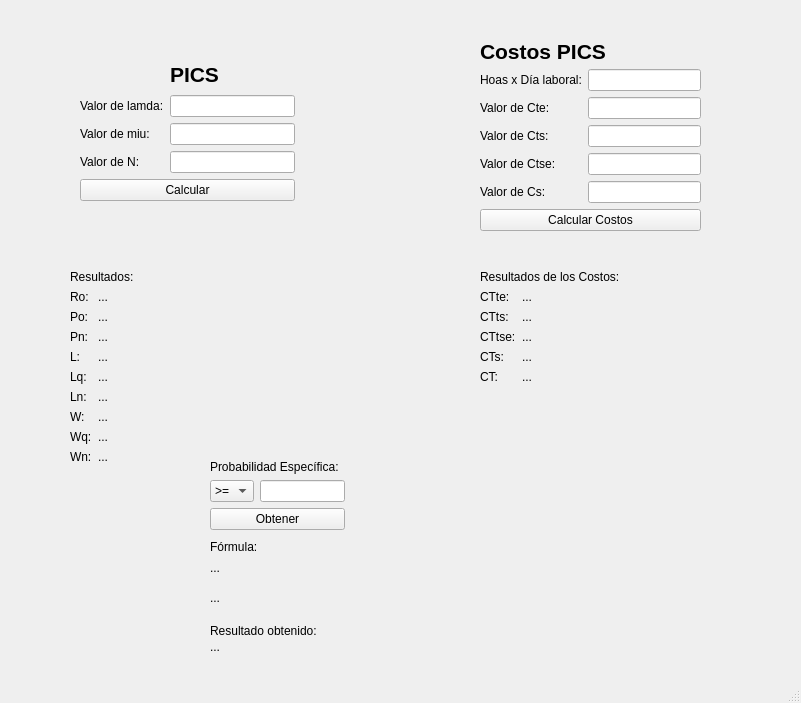
<?xml version="1.0" encoding="UTF-8"?>
<ui version="4.0">
 <class>MainWindow</class>
 <widget class="QMainWindow" name="MainWindow">
  <property name="geometry">
   <rect>
    <x>0</x>
    <y>0</y>
    <width>801</width>
    <height>703</height>
   </rect>
  </property>
  <property name="windowTitle">
   <string>PICS</string>
  </property>
  <widget class="QWidget" name="centralwidget">
   <widget class="QWidget" name="layoutWidget">
    <property name="geometry">
     <rect>
      <x>80</x>
      <y>60</y>
      <width>215</width>
      <height>141</height>
     </rect>
    </property>
    <layout class="QGridLayout" name="gridLayout">
     <item row="4" column="0" colspan="2">
      <widget class="QPushButton" name="PS_Calcular">
       <property name="text">
        <string>Calcular</string>
       </property>
      </widget>
     </item>
     <item row="3" column="0">
      <widget class="QLabel" name="label_5">
       <property name="text">
        <string>Valor de N:</string>
       </property>
      </widget>
     </item>
     <item row="1" column="0">
      <widget class="QLabel" name="label_3">
       <property name="text">
        <string>Valor de lamda:</string>
       </property>
      </widget>
     </item>
     <item row="2" column="1">
      <widget class="QLineEdit" name="TXT_Miu"/>
     </item>
     <item row="3" column="1">
      <widget class="QLineEdit" name="TXT_N"/>
     </item>
     <item row="0" column="1">
      <widget class="QLabel" name="label">
       <property name="font">
        <font>
         <pointsize>16</pointsize>
         <weight>75</weight>
         <bold>true</bold>
        </font>
       </property>
       <property name="text">
        <string>PICS</string>
       </property>
      </widget>
     </item>
     <item row="1" column="1">
      <widget class="QLineEdit" name="TXT_Landa"/>
     </item>
     <item row="2" column="0">
      <widget class="QLabel" name="label_2">
       <property name="text">
        <string>Valor de miu:</string>
       </property>
      </widget>
     </item>
    </layout>
   </widget>
   <widget class="QWidget" name="layoutWidget_2">
    <property name="geometry">
     <rect>
      <x>480</x>
      <y>40</y>
      <width>221</width>
      <height>191</height>
     </rect>
    </property>
    <layout class="QFormLayout" name="formLayout">
     <item row="0" column="0" colspan="2">
      <widget class="QLabel" name="label_17">
       <property name="font">
        <font>
         <pointsize>16</pointsize>
         <weight>75</weight>
         <bold>true</bold>
        </font>
       </property>
       <property name="text">
        <string>Costos PICS</string>
       </property>
      </widget>
     </item>
     <item row="1" column="0">
      <widget class="QLabel" name="label_28">
       <property name="text">
        <string>Hoas x Día laboral:</string>
       </property>
      </widget>
     </item>
     <item row="2" column="0">
      <widget class="QLabel" name="label_18">
       <property name="text">
        <string>Valor de Cte:</string>
       </property>
      </widget>
     </item>
     <item row="2" column="1">
      <widget class="QLineEdit" name="TXT_Cte"/>
     </item>
     <item row="3" column="0">
      <widget class="QLabel" name="label_19">
       <property name="text">
        <string>Valor de Cts:</string>
       </property>
      </widget>
     </item>
     <item row="3" column="1">
      <widget class="QLineEdit" name="TXT_Cts"/>
     </item>
     <item row="4" column="0">
      <widget class="QLabel" name="label_26">
       <property name="text">
        <string>Valor de Ctse:</string>
       </property>
      </widget>
     </item>
     <item row="4" column="1">
      <widget class="QLineEdit" name="TXT_Ctse"/>
     </item>
     <item row="6" column="0" colspan="2">
      <widget class="QPushButton" name="pushButton">
       <property name="text">
        <string>Calcular Costos</string>
       </property>
      </widget>
     </item>
     <item row="1" column="1">
      <widget class="QLineEdit" name="TXT_Horas"/>
     </item>
     <item row="5" column="0">
      <widget class="QLabel" name="label_29">
       <property name="text">
        <string>Valor de Cs:</string>
       </property>
      </widget>
     </item>
     <item row="5" column="1">
      <widget class="QLineEdit" name="TXT_Cs"/>
     </item>
    </layout>
   </widget>
   <widget class="QLabel" name="RespuestaProbabilidad">
    <property name="geometry">
     <rect>
      <x>210</x>
      <y>640</y>
      <width>47</width>
      <height>13</height>
     </rect>
    </property>
    <property name="text">
     <string>...</string>
    </property>
   </widget>
   <widget class="QWidget" name="layoutWidget_3">
    <property name="geometry">
     <rect>
      <x>210</x>
      <y>460</y>
      <width>135</width>
      <height>70</height>
     </rect>
    </property>
    <layout class="QGridLayout" name="gridLayout_2">
     <item row="0" column="0" colspan="2">
      <widget class="QLabel" name="label_24">
       <property name="text">
        <string>Probabilidad Específica:</string>
       </property>
      </widget>
     </item>
     <item row="1" column="0">
      <widget class="QComboBox" name="comboBox">
       <item>
        <property name="text">
         <string>&gt;=</string>
        </property>
       </item>
       <item>
        <property name="text">
         <string>&lt;=</string>
        </property>
       </item>
      </widget>
     </item>
     <item row="1" column="1">
      <widget class="QLineEdit" name="TXT_Num"/>
     </item>
     <item row="2" column="0" colspan="2">
      <widget class="QPushButton" name="pushButton_2">
       <property name="text">
        <string>Obtener</string>
       </property>
      </widget>
     </item>
    </layout>
   </widget>
   <widget class="QWidget" name="layoutWidget_4">
    <property name="geometry">
     <rect>
      <x>70</x>
      <y>270</y>
      <width>121</width>
      <height>211</height>
     </rect>
    </property>
    <layout class="QFormLayout" name="formLayout_2">
     <item row="0" column="0" colspan="2">
      <widget class="QLabel" name="label_6">
       <property name="palette">
        <palette>
         <active>
          <colorrole role="WindowText">
           <brush brushstyle="SolidPattern">
            <color alpha="255">
             <red>0</red>
             <green>0</green>
             <blue>0</blue>
            </color>
           </brush>
          </colorrole>
          <colorrole role="Button">
           <brush brushstyle="SolidPattern">
            <color alpha="255">
             <red>236</red>
             <green>0</green>
             <blue>0</blue>
            </color>
           </brush>
          </colorrole>
          <colorrole role="Light">
           <brush brushstyle="SolidPattern">
            <color alpha="255">
             <red>255</red>
             <green>99</green>
             <blue>99</blue>
            </color>
           </brush>
          </colorrole>
          <colorrole role="Midlight">
           <brush brushstyle="SolidPattern">
            <color alpha="255">
             <red>245</red>
             <green>49</green>
             <blue>49</blue>
            </color>
           </brush>
          </colorrole>
          <colorrole role="Dark">
           <brush brushstyle="SolidPattern">
            <color alpha="255">
             <red>118</red>
             <green>0</green>
             <blue>0</blue>
            </color>
           </brush>
          </colorrole>
          <colorrole role="Mid">
           <brush brushstyle="SolidPattern">
            <color alpha="255">
             <red>157</red>
             <green>0</green>
             <blue>0</blue>
            </color>
           </brush>
          </colorrole>
          <colorrole role="Text">
           <brush brushstyle="SolidPattern">
            <color alpha="255">
             <red>0</red>
             <green>0</green>
             <blue>0</blue>
            </color>
           </brush>
          </colorrole>
          <colorrole role="BrightText">
           <brush brushstyle="SolidPattern">
            <color alpha="255">
             <red>255</red>
             <green>255</green>
             <blue>255</blue>
            </color>
           </brush>
          </colorrole>
          <colorrole role="ButtonText">
           <brush brushstyle="SolidPattern">
            <color alpha="255">
             <red>0</red>
             <green>0</green>
             <blue>0</blue>
            </color>
           </brush>
          </colorrole>
          <colorrole role="Base">
           <brush brushstyle="SolidPattern">
            <color alpha="255">
             <red>255</red>
             <green>255</green>
             <blue>255</blue>
            </color>
           </brush>
          </colorrole>
          <colorrole role="Window">
           <brush brushstyle="SolidPattern">
            <color alpha="255">
             <red>236</red>
             <green>0</green>
             <blue>0</blue>
            </color>
           </brush>
          </colorrole>
          <colorrole role="Shadow">
           <brush brushstyle="SolidPattern">
            <color alpha="255">
             <red>0</red>
             <green>0</green>
             <blue>0</blue>
            </color>
           </brush>
          </colorrole>
          <colorrole role="AlternateBase">
           <brush brushstyle="SolidPattern">
            <color alpha="255">
             <red>245</red>
             <green>127</green>
             <blue>127</blue>
            </color>
           </brush>
          </colorrole>
          <colorrole role="ToolTipBase">
           <brush brushstyle="SolidPattern">
            <color alpha="255">
             <red>255</red>
             <green>255</green>
             <blue>220</blue>
            </color>
           </brush>
          </colorrole>
          <colorrole role="ToolTipText">
           <brush brushstyle="SolidPattern">
            <color alpha="255">
             <red>0</red>
             <green>0</green>
             <blue>0</blue>
            </color>
           </brush>
          </colorrole>
          <colorrole role="PlaceholderText">
           <brush brushstyle="SolidPattern">
            <color alpha="128">
             <red>0</red>
             <green>0</green>
             <blue>0</blue>
            </color>
           </brush>
          </colorrole>
         </active>
         <inactive>
          <colorrole role="WindowText">
           <brush brushstyle="SolidPattern">
            <color alpha="255">
             <red>0</red>
             <green>0</green>
             <blue>0</blue>
            </color>
           </brush>
          </colorrole>
          <colorrole role="Button">
           <brush brushstyle="SolidPattern">
            <color alpha="255">
             <red>236</red>
             <green>0</green>
             <blue>0</blue>
            </color>
           </brush>
          </colorrole>
          <colorrole role="Light">
           <brush brushstyle="SolidPattern">
            <color alpha="255">
             <red>255</red>
             <green>99</green>
             <blue>99</blue>
            </color>
           </brush>
          </colorrole>
          <colorrole role="Midlight">
           <brush brushstyle="SolidPattern">
            <color alpha="255">
             <red>245</red>
             <green>49</green>
             <blue>49</blue>
            </color>
           </brush>
          </colorrole>
          <colorrole role="Dark">
           <brush brushstyle="SolidPattern">
            <color alpha="255">
             <red>118</red>
             <green>0</green>
             <blue>0</blue>
            </color>
           </brush>
          </colorrole>
          <colorrole role="Mid">
           <brush brushstyle="SolidPattern">
            <color alpha="255">
             <red>157</red>
             <green>0</green>
             <blue>0</blue>
            </color>
           </brush>
          </colorrole>
          <colorrole role="Text">
           <brush brushstyle="SolidPattern">
            <color alpha="255">
             <red>0</red>
             <green>0</green>
             <blue>0</blue>
            </color>
           </brush>
          </colorrole>
          <colorrole role="BrightText">
           <brush brushstyle="SolidPattern">
            <color alpha="255">
             <red>255</red>
             <green>255</green>
             <blue>255</blue>
            </color>
           </brush>
          </colorrole>
          <colorrole role="ButtonText">
           <brush brushstyle="SolidPattern">
            <color alpha="255">
             <red>0</red>
             <green>0</green>
             <blue>0</blue>
            </color>
           </brush>
          </colorrole>
          <colorrole role="Base">
           <brush brushstyle="SolidPattern">
            <color alpha="255">
             <red>255</red>
             <green>255</green>
             <blue>255</blue>
            </color>
           </brush>
          </colorrole>
          <colorrole role="Window">
           <brush brushstyle="SolidPattern">
            <color alpha="255">
             <red>236</red>
             <green>0</green>
             <blue>0</blue>
            </color>
           </brush>
          </colorrole>
          <colorrole role="Shadow">
           <brush brushstyle="SolidPattern">
            <color alpha="255">
             <red>0</red>
             <green>0</green>
             <blue>0</blue>
            </color>
           </brush>
          </colorrole>
          <colorrole role="AlternateBase">
           <brush brushstyle="SolidPattern">
            <color alpha="255">
             <red>245</red>
             <green>127</green>
             <blue>127</blue>
            </color>
           </brush>
          </colorrole>
          <colorrole role="ToolTipBase">
           <brush brushstyle="SolidPattern">
            <color alpha="255">
             <red>255</red>
             <green>255</green>
             <blue>220</blue>
            </color>
           </brush>
          </colorrole>
          <colorrole role="ToolTipText">
           <brush brushstyle="SolidPattern">
            <color alpha="255">
             <red>0</red>
             <green>0</green>
             <blue>0</blue>
            </color>
           </brush>
          </colorrole>
          <colorrole role="PlaceholderText">
           <brush brushstyle="SolidPattern">
            <color alpha="128">
             <red>0</red>
             <green>0</green>
             <blue>0</blue>
            </color>
           </brush>
          </colorrole>
         </inactive>
         <disabled>
          <colorrole role="WindowText">
           <brush brushstyle="SolidPattern">
            <color alpha="255">
             <red>118</red>
             <green>0</green>
             <blue>0</blue>
            </color>
           </brush>
          </colorrole>
          <colorrole role="Button">
           <brush brushstyle="SolidPattern">
            <color alpha="255">
             <red>236</red>
             <green>0</green>
             <blue>0</blue>
            </color>
           </brush>
          </colorrole>
          <colorrole role="Light">
           <brush brushstyle="SolidPattern">
            <color alpha="255">
             <red>255</red>
             <green>99</green>
             <blue>99</blue>
            </color>
           </brush>
          </colorrole>
          <colorrole role="Midlight">
           <brush brushstyle="SolidPattern">
            <color alpha="255">
             <red>245</red>
             <green>49</green>
             <blue>49</blue>
            </color>
           </brush>
          </colorrole>
          <colorrole role="Dark">
           <brush brushstyle="SolidPattern">
            <color alpha="255">
             <red>118</red>
             <green>0</green>
             <blue>0</blue>
            </color>
           </brush>
          </colorrole>
          <colorrole role="Mid">
           <brush brushstyle="SolidPattern">
            <color alpha="255">
             <red>157</red>
             <green>0</green>
             <blue>0</blue>
            </color>
           </brush>
          </colorrole>
          <colorrole role="Text">
           <brush brushstyle="SolidPattern">
            <color alpha="255">
             <red>118</red>
             <green>0</green>
             <blue>0</blue>
            </color>
           </brush>
          </colorrole>
          <colorrole role="BrightText">
           <brush brushstyle="SolidPattern">
            <color alpha="255">
             <red>255</red>
             <green>255</green>
             <blue>255</blue>
            </color>
           </brush>
          </colorrole>
          <colorrole role="ButtonText">
           <brush brushstyle="SolidPattern">
            <color alpha="255">
             <red>118</red>
             <green>0</green>
             <blue>0</blue>
            </color>
           </brush>
          </colorrole>
          <colorrole role="Base">
           <brush brushstyle="SolidPattern">
            <color alpha="255">
             <red>236</red>
             <green>0</green>
             <blue>0</blue>
            </color>
           </brush>
          </colorrole>
          <colorrole role="Window">
           <brush brushstyle="SolidPattern">
            <color alpha="255">
             <red>236</red>
             <green>0</green>
             <blue>0</blue>
            </color>
           </brush>
          </colorrole>
          <colorrole role="Shadow">
           <brush brushstyle="SolidPattern">
            <color alpha="255">
             <red>0</red>
             <green>0</green>
             <blue>0</blue>
            </color>
           </brush>
          </colorrole>
          <colorrole role="AlternateBase">
           <brush brushstyle="SolidPattern">
            <color alpha="255">
             <red>236</red>
             <green>0</green>
             <blue>0</blue>
            </color>
           </brush>
          </colorrole>
          <colorrole role="ToolTipBase">
           <brush brushstyle="SolidPattern">
            <color alpha="255">
             <red>255</red>
             <green>255</green>
             <blue>220</blue>
            </color>
           </brush>
          </colorrole>
          <colorrole role="ToolTipText">
           <brush brushstyle="SolidPattern">
            <color alpha="255">
             <red>0</red>
             <green>0</green>
             <blue>0</blue>
            </color>
           </brush>
          </colorrole>
          <colorrole role="PlaceholderText">
           <brush brushstyle="SolidPattern">
            <color alpha="128">
             <red>0</red>
             <green>0</green>
             <blue>0</blue>
            </color>
           </brush>
          </colorrole>
         </disabled>
        </palette>
       </property>
       <property name="text">
        <string>Resultados:</string>
       </property>
      </widget>
     </item>
     <item row="3" column="0">
      <widget class="QLabel" name="label_10">
       <property name="text">
        <string>Pn:</string>
       </property>
      </widget>
     </item>
     <item row="3" column="1">
      <widget class="QLabel" name="RespuestaPn">
       <property name="text">
        <string>...</string>
       </property>
      </widget>
     </item>
     <item row="4" column="0">
      <widget class="QLabel" name="label_11">
       <property name="text">
        <string>L:</string>
       </property>
      </widget>
     </item>
     <item row="4" column="1">
      <widget class="QLabel" name="RespuestaL">
       <property name="text">
        <string>...</string>
       </property>
      </widget>
     </item>
     <item row="5" column="0">
      <widget class="QLabel" name="label_12">
       <property name="text">
        <string>Lq:</string>
       </property>
      </widget>
     </item>
     <item row="5" column="1">
      <widget class="QLabel" name="RespuestaLq">
       <property name="text">
        <string>...</string>
       </property>
      </widget>
     </item>
     <item row="6" column="0">
      <widget class="QLabel" name="label_13">
       <property name="text">
        <string>Ln:</string>
       </property>
      </widget>
     </item>
     <item row="6" column="1">
      <widget class="QLabel" name="RespuestaLn">
       <property name="text">
        <string>...</string>
       </property>
      </widget>
     </item>
     <item row="7" column="0">
      <widget class="QLabel" name="label_14">
       <property name="text">
        <string>W:</string>
       </property>
      </widget>
     </item>
     <item row="7" column="1">
      <widget class="QLabel" name="RespuestaW">
       <property name="text">
        <string>...</string>
       </property>
      </widget>
     </item>
     <item row="8" column="0">
      <widget class="QLabel" name="label_15">
       <property name="text">
        <string>Wq:</string>
       </property>
      </widget>
     </item>
     <item row="8" column="1">
      <widget class="QLabel" name="RespuestaWq">
       <property name="text">
        <string>...</string>
       </property>
      </widget>
     </item>
     <item row="9" column="0">
      <widget class="QLabel" name="label_16">
       <property name="text">
        <string>Wn:</string>
       </property>
      </widget>
     </item>
     <item row="9" column="1">
      <widget class="QLabel" name="RespuestaWn">
       <property name="text">
        <string>...</string>
       </property>
      </widget>
     </item>
     <item row="2" column="0">
      <widget class="QLabel" name="label_7">
       <property name="text">
        <string>Po:</string>
       </property>
      </widget>
     </item>
     <item row="1" column="0">
      <widget class="QLabel" name="label_9">
       <property name="text">
        <string>Ro:</string>
       </property>
      </widget>
     </item>
     <item row="2" column="1">
      <widget class="QLabel" name="RespuestaPo">
       <property name="text">
        <string>...</string>
       </property>
      </widget>
     </item>
     <item row="1" column="1">
      <widget class="QLabel" name="RespuestaRo">
       <property name="text">
        <string>...</string>
       </property>
      </widget>
     </item>
    </layout>
   </widget>
   <widget class="QWidget" name="layoutWidget_5">
    <property name="geometry">
     <rect>
      <x>480</x>
      <y>270</y>
      <width>191</width>
      <height>151</height>
     </rect>
    </property>
    <layout class="QFormLayout" name="formLayout_3">
     <item row="0" column="0" colspan="2">
      <widget class="QLabel" name="label_20">
       <property name="text">
        <string>Resultados de los Costos:</string>
       </property>
      </widget>
     </item>
     <item row="1" column="0">
      <widget class="QLabel" name="label_21">
       <property name="text">
        <string>CTte:</string>
       </property>
      </widget>
     </item>
     <item row="1" column="1">
      <widget class="QLabel" name="RespuestaCtte">
       <property name="text">
        <string>...</string>
       </property>
      </widget>
     </item>
     <item row="2" column="0">
      <widget class="QLabel" name="label_22">
       <property name="text">
        <string>CTts:</string>
       </property>
      </widget>
     </item>
     <item row="2" column="1">
      <widget class="QLabel" name="RespuestaCtts">
       <property name="text">
        <string>...</string>
       </property>
      </widget>
     </item>
     <item row="3" column="0">
      <widget class="QLabel" name="label_27">
       <property name="text">
        <string>CTtse:</string>
       </property>
      </widget>
     </item>
     <item row="3" column="1">
      <widget class="QLabel" name="RespuestaCttse">
       <property name="text">
        <string>...</string>
       </property>
      </widget>
     </item>
     <item row="5" column="0">
      <widget class="QLabel" name="label_23">
       <property name="text">
        <string>CT:</string>
       </property>
      </widget>
     </item>
     <item row="5" column="1">
      <widget class="QLabel" name="RespuestaCt">
       <property name="text">
        <string>...</string>
       </property>
      </widget>
     </item>
     <item row="4" column="1">
      <widget class="QLabel" name="RespuestaCts">
       <property name="text">
        <string>...</string>
       </property>
      </widget>
     </item>
     <item row="4" column="0">
      <widget class="QLabel" name="label_30">
       <property name="text">
        <string>CTs:</string>
       </property>
      </widget>
     </item>
    </layout>
   </widget>
   <widget class="QLabel" name="label_25">
    <property name="geometry">
     <rect>
      <x>210</x>
      <y>620</y>
      <width>121</width>
      <height>21</height>
     </rect>
    </property>
    <property name="text">
     <string>Resultado obtenido:</string>
    </property>
   </widget>
   <widget class="QLabel" name="LblCE">
    <property name="geometry">
     <rect>
      <x>70</x>
      <y>230</y>
      <width>261</width>
      <height>16</height>
     </rect>
    </property>
    <property name="text">
     <string/>
    </property>
   </widget>
   <widget class="QLabel" name="label_4">
    <property name="geometry">
     <rect>
      <x>210</x>
      <y>540</y>
      <width>47</width>
      <height>13</height>
     </rect>
    </property>
    <property name="text">
     <string>Fórmula:</string>
    </property>
   </widget>
   <widget class="QLabel" name="LblFormula">
    <property name="geometry">
     <rect>
      <x>210</x>
      <y>560</y>
      <width>581</width>
      <height>16</height>
     </rect>
    </property>
    <property name="text">
     <string>...</string>
    </property>
   </widget>
   <widget class="QLabel" name="LblParcial">
    <property name="geometry">
     <rect>
      <x>210</x>
      <y>590</y>
      <width>581</width>
      <height>16</height>
     </rect>
    </property>
    <property name="text">
     <string>...</string>
    </property>
   </widget>
  </widget>
  <widget class="QMenuBar" name="menubar">
   <property name="geometry">
    <rect>
     <x>0</x>
     <y>0</y>
     <width>801</width>
     <height>21</height>
    </rect>
   </property>
  </widget>
  <widget class="QStatusBar" name="statusbar"/>
 </widget>
 <resources/>
 <connections/>
</ui>
